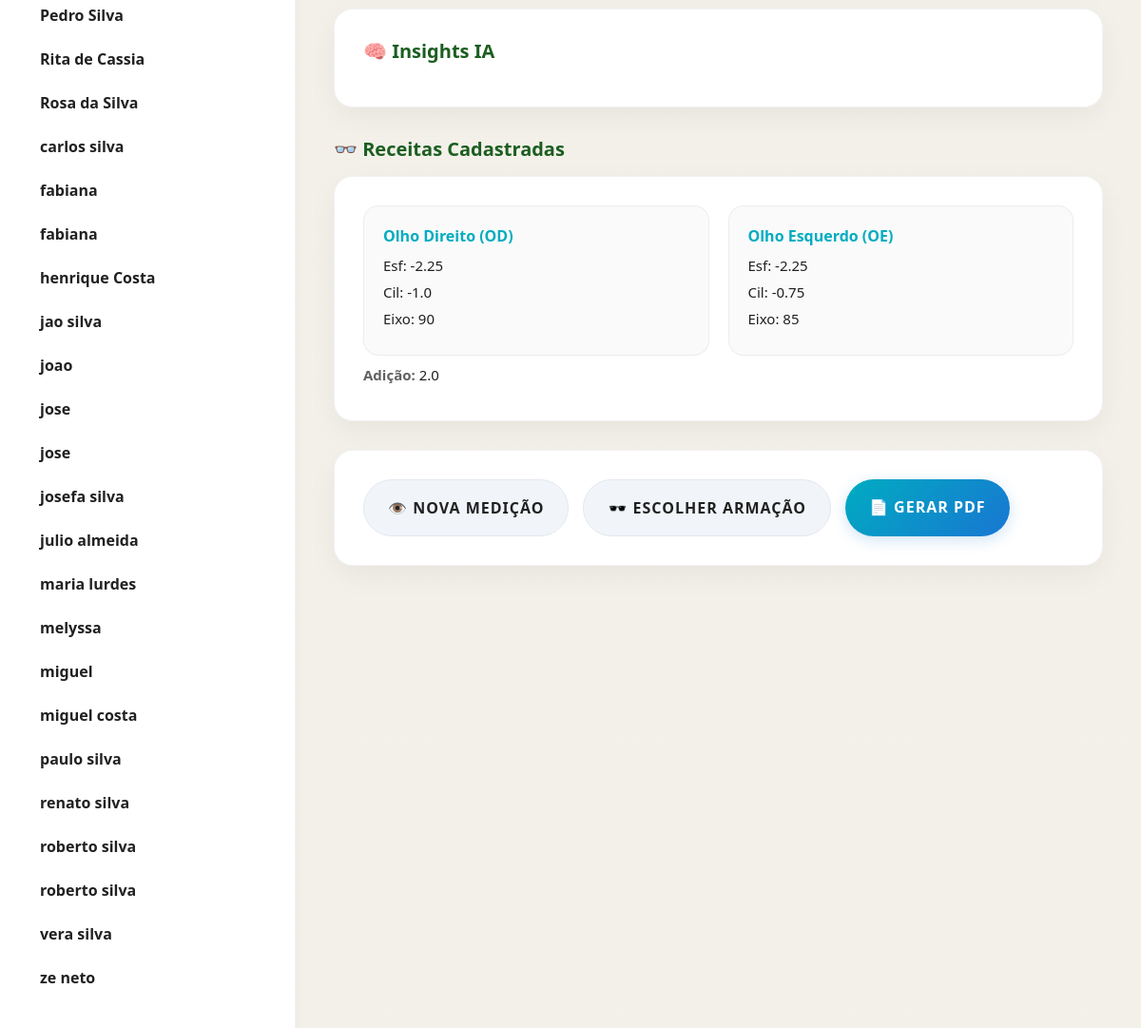
The page /dashboard?paciente_id=15 (lower part) on the database as committed earlier.
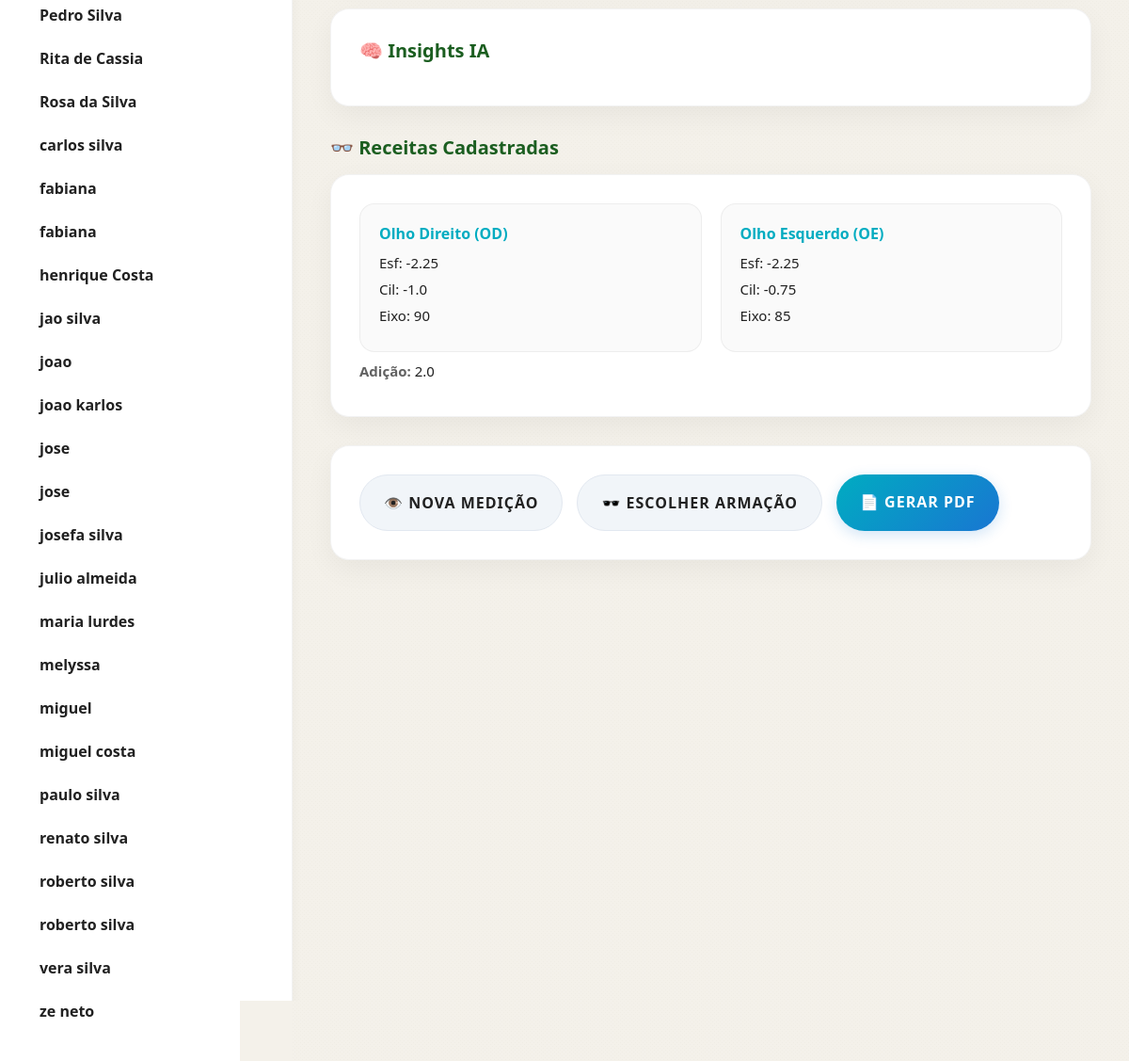
The same page on the database as committed later.
### tables this page shows
CREATE TABLE pacientes(
        id INTEGER PRIMARY KEY AUTOINCREMENT,
        nome TEXT NOT NULL,
        idade INTEGER,
        data_exame TEXT
    , telefone TEXT, foto TEXT, rg TEXT, data_nascimento TEXT, sexo TEXT);

CREATE TABLE receitas(
        id INTEGER PRIMARY KEY AUTOINCREMENT,
        paciente_id INTEGER,
        od_esf REAL,
        od_cil REAL,
        od_eixo INTEGER,
        oe_esf REAL,
        oe_cil REAL,
        oe_eixo INTEGER,
        adicao REAL,
        tipo_grau TEXT,
        FOREIGN KEY (paciente_id) REFERENCES pacientes(id)
    );

### app.py (the view)
@app.route("/dashboard")
def dashboard():
    conn = get_db()
    cursor = conn.cursor()
    paciente_id = request.args.get("paciente_id")
    paciente = None
    medicoes = []
    medicao = None
    receitas = []
    armacao = None
    cursor.execute("SELECT id, nome FROM pacientes ORDER BY nome")
    pacientes = cursor.fetchall()
    if paciente_id:
        cursor.execute("SELECT * FROM pacientes WHERE id=?", (paciente_id,))
        paciente = cursor.fetchone()
        cursor.execute("""
            SELECT dp, dnp_e, dnp_d, score, data
            FROM medicoes
            WHERE paciente_id=?
            ORDER BY id DESC
            LIMIT 5
        """, (paciente_id,))
        medicoes = cursor.fetchall()
        if medicoes:
            medicao = medicoes[0]
        cursor.execute("""
            SELECT * FROM receitas
            WHERE paciente_id=?
            ORDER BY id DESC
        """, (paciente_id,))
        receitas = cursor.fetchall()
        cursor.execute("""
            SELECT a.*
            FROM pedidos p
            JOIN armacoes a ON p.armacao = a.id
            WHERE p.paciente_id=?
            ORDER BY p.id DESC LIMIT 1
        """, (paciente_id,))
        armacao = cursor.fetchone()
    conn.close()
    return render_template("dashboard.html",
        paciente=paciente,
        medicoes=medicoes,
        medicao=medicao,
        receitas=receitas,
        armacao=armacao,
        pacientes=pacientes
    )

### app.py (called while the page is built)
def get_db():
    conn = conectar()
    conn.row_factory = lambda cursor, row: {col[0]: row[idx] for idx, col in enumerate(cursor.description)}
    return conn

### templates/dashboard.html (shortened to what this page needs)
<!DOCTYPE html>
<html lang="pt-BR">
<head>
</head>
<body>
    <div class="sidebar">
        {% for p in pacientes %}
        <a href="/dashboard?paciente_id={{ p.id }}">
            {{ p.nome }}
        </a>
        {% endfor %}
    </div>
    <main class="main">
        {% if paciente %}
        <div class="card">
            <h2>🧠 Insights IA</h2>
        </div>
        <h2>👓 Receitas Cadastradas</h2>
        {% for r in receitas %}
        <div class="card">
            <div class="grid">
                <div class="olho">
                    <h3>Olho Direito (OD)</h3>
                    <p>Esf: {{ r.od_esf }}</p>
                    <p>Cil: {{ r.od_cil }}</p>
                    <p>Eixo: {{ r.od_eixo }}</p>
                </div>
                <div class="olho">
                    <h3>Olho Esquerdo (OE)</h3>
                    <p>Esf: {{ r.oe_esf }}</p>
                    <p>Cil: {{ r.oe_cil }}</p>
                    <p>Eixo: {{ r.oe_eixo }}</p>
                </div>
            </div>
            <p><b>Adição:</b> {{ r.adicao }}</p>
        </div>
        {% endfor %}
        <div class="card">
            <div class="acoes">
                <a href="/medicao?paciente_id={{ paciente.id }}">👁️ Nova Medição</a>
                <a href="/armacao">🕶️ Escolher Armação</a>
                <a href="/gerar_pdf/{{ paciente.id }}" class="btn-pdf">📄 Gerar PDF</a>
            </div>
        </div>
        {% else %}
        <div class="sem-paciente">
            <p>Selecione um paciente na sidebar.</p>
        </div>
        {% endif %}
    </main>
    </body>
</html>

Rows that differ between the two databases and show on the page:
added pacientes: nome "joao karlos"
